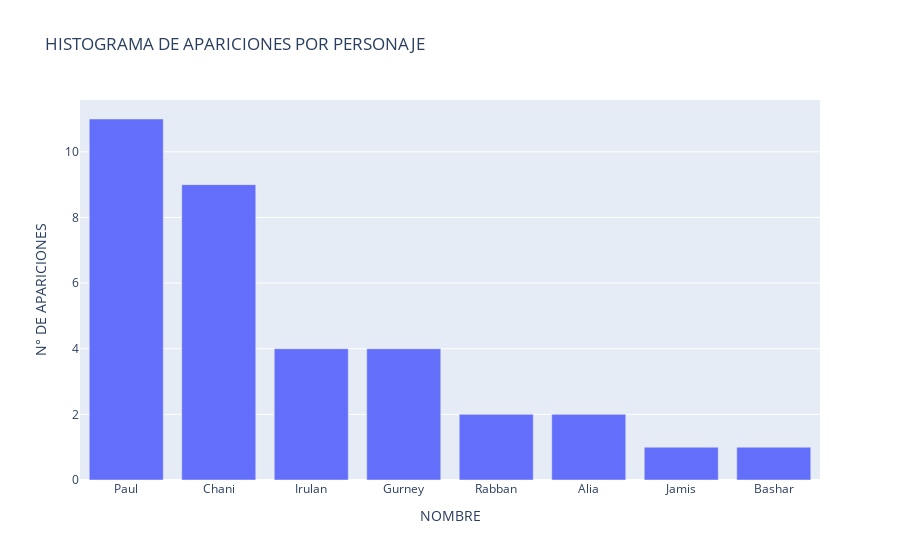

The notebook cell saved with this chart:
### Code cell
df_dune = plot_characters(answer_character_list)

### Figure 1 — Plotly figure (JSON) as saved in the notebook; plotly's stock layout.template omitted (floating-point values rounded to 4 significant figures)
{"data": [{"alignmentgroup": "True", "hovertemplate": "NOMBRE=%{x}<br>N° DE APARICIONES=%{y}<extra></extra>", "legendgroup": "", "marker": {"color": "#636efa", "pattern": {"shape": ""}}, "name": "", "offsetgroup": "", "orientation": "v", "showlegend": false, "textposition": "auto", "type": "bar", "x": ["Paul", "Chani", "Irulan", "Gurney", "Rabban", "Alia", "Jamis", "Bashar"], "xaxis": "x", "y": [11, 9, 4, 4, 2, 2, 1, 1], "yaxis": "y"}], "layout": {"barmode": "relative", "legend": {"tracegroupgap": 0}, "title": {"text": "HISTOGRAMA DE APARICIONES POR PERSONAJE"}, "xaxis": {"anchor": "y", "domain": [0, 1], "title": {"text": "NOMBRE"}}, "yaxis": {"anchor": "x", "domain": [0, 1], "title": {"text": "N° DE APARICIONES"}}}}
